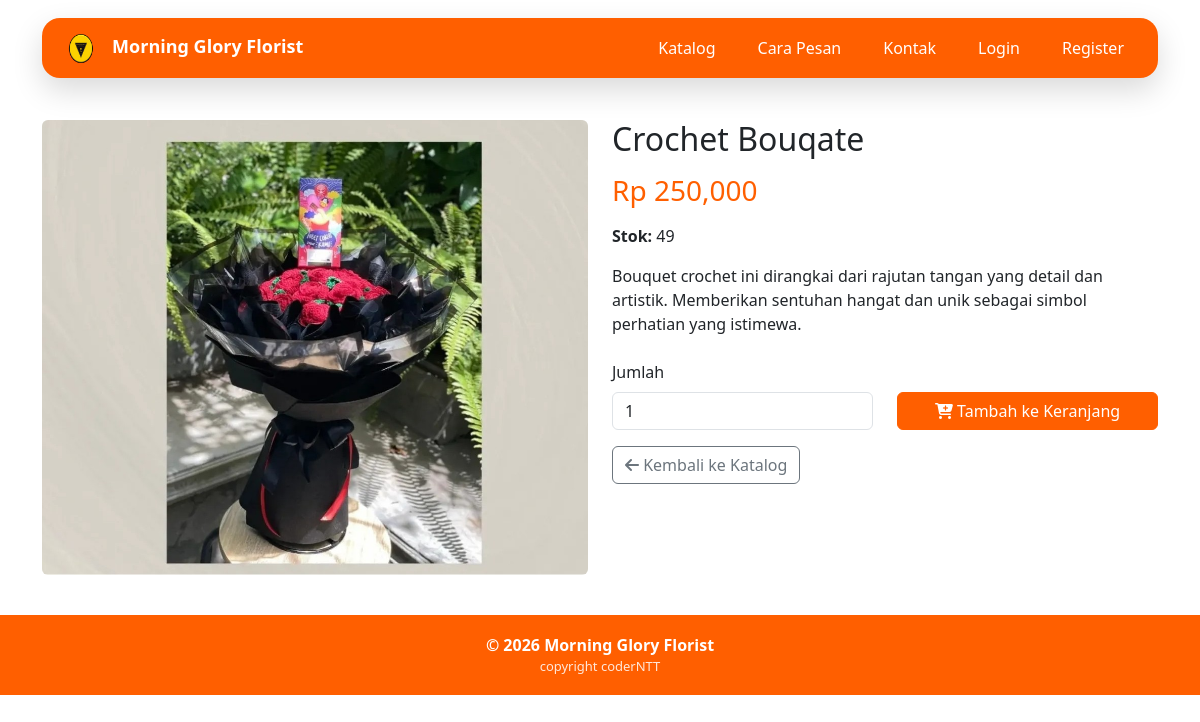
The page /produk/16/ on the database as committed earlier.
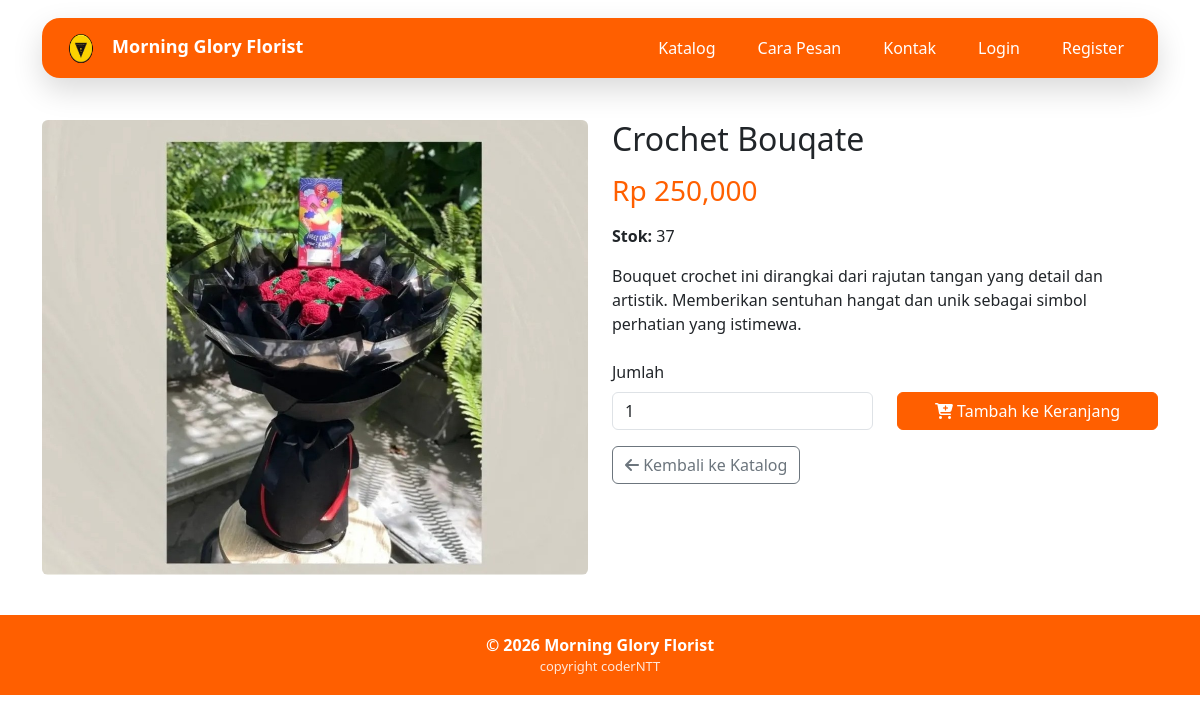
The same page on the database as committed later.
### core/models.py (models this page shows, shortened)
class Produk(models.Model):
    idProduk = models.AutoField(primary_key=True)
    namaProduk = models.CharField(max_length=50)
    hargaProduk = models.DecimalField(max_digits=12, decimal_places=2)
    stok = models.PositiveIntegerField(default=0)
    deskripsi = models.TextField(blank=True)
    foto = models.ImageField(upload_to='produk/', blank=True, null=True)
    class Meta:
        verbose_name = "Produk"
        verbose_name_plural = "Produk"

### core/views_pelanggan.py (the view)
def pelanggan_produk_detail(request, idProduk):
    product = get_object_or_404(Produk, idProduk=idProduk)
    context = {'product': product}
    return render(request, 'pelanggan/produk_detail.html', context)

### core/templates/pelanggan/produk_detail.html (shortened to what this page needs)
{% extends 'pelanggan/base.html' %}
{% load humanize %}
{% load static %}
{% block content %}
<div class="row">
    <div class="col-md-6">
        {% if product.foto %}
        <img src="{{ product.foto.url }}" alt="{{ product.namaProduk }}" class="img-fluid rounded">
        {% else %}
        <div class="bg-light d-flex align-items-center justify-content-center rounded" style="height: 400px;">
            <i class="fa-solid fa-seedling" style="font-size: 6rem; color: #ccc;"></i>
        </div>
        {% endif %}
    </div>
    <div class="col-md-6">
        <h2>{{ product.namaProduk }}</h2>
        <h3 class="text-primary-custom mt-3">Rp {{ product.hargaProduk|floatformat:0|intcomma }}</h3>
        <p class="mt-3"><strong>Stok:</strong> {{ product.stok }}</p>
        <p class="mt-3">{{ product.deskripsi }}</p>
        {% if product.stok > 0 %}
        <form method="post" action="{% url 'pelanggan_cart_add' product.idProduk %}" class="mt-4">
            <div class="row">
                <div class="col-6">
                    <label for="qty" class="form-label">Jumlah</label>
                    <input type="number" class="form-control" id="qty" name="qty" value="1" min="1" max="{{ product.stok }}">
                </div>
                <div class="col-6 d-flex align-items-end">
                    <button type="submit" class="btn btn-primary w-100">
                        <i class="fa-solid fa-cart-plus"></i> Tambah ke Keranjang
                    </button>
                </div>
            </div>
        </form>
        {% else %}
        <div class="alert alert-warning mt-4">
            Produk sedang habis stok
        </div>
        {% endif %}
        <a href="{% url 'pelanggan_katalog' %}" class="btn btn-outline-secondary mt-3">
            <i class="fa-solid fa-arrow-left"></i> Kembali ke Katalog
        </a>
    </div>
</div>
{% endblock %}

Rows that differ between the two databases and show on the page:
changed Produk "Crochet Bouqate": stok "49" → "37"
